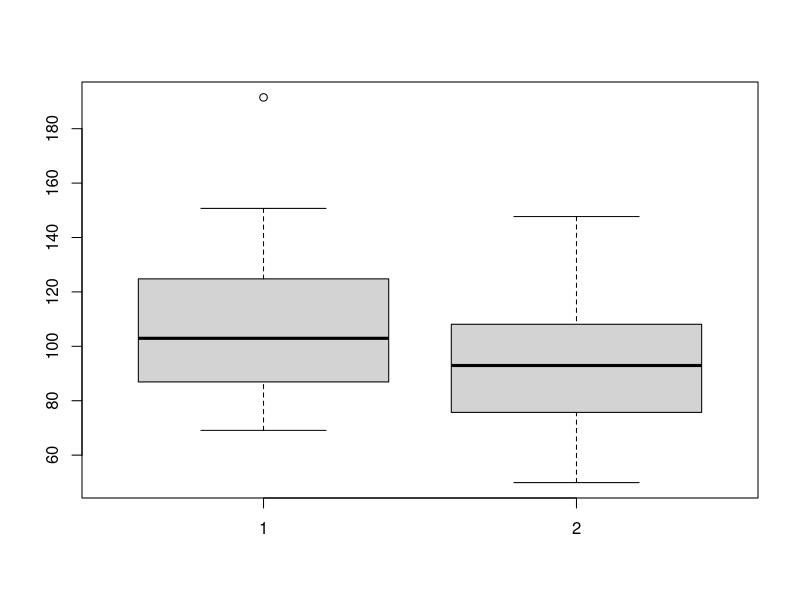

Generate this figure with R:
# http://www.r-tutor.com/elementary-statistics/non-parametric-methods/wilcoxon-signed-rank-test

library(MASS)         
head(immer) 

boxplot(immer$Y1, immer$Y2)

wilcox.test(immer$Y1, immer$Y2, paired=TRUE) 

# Welch t test
t.test(immer$Y1, immer$Y2)
